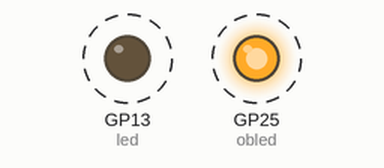
A program run on a simulated Raspberry Pi Pico running MicroPython. Parts: output pins drawn as LEDs (lit = HIGH). Dashed ring = blinking.

Above: at 0.2 s.
Timing chart, 0 to 3.0 s (numbered marks = the images above):
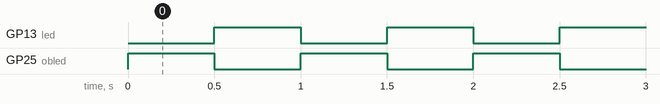

The program:

lightTest.py
```python
from machine import Pin
import time
obled = Pin("LED", Pin.OUT)
led = Pin(13, Pin.OUT)


obled.on()
led.off()


while True:
    time.sleep(.5)
    obled.off()
    led.on()
    time.sleep(.5)
    obled.on()
    led.off()

    
```

Measured:
- by itself, GP13 (led), GP25 (obled): alternates HIGH for 0.50 s and LOW for 0.50 s
